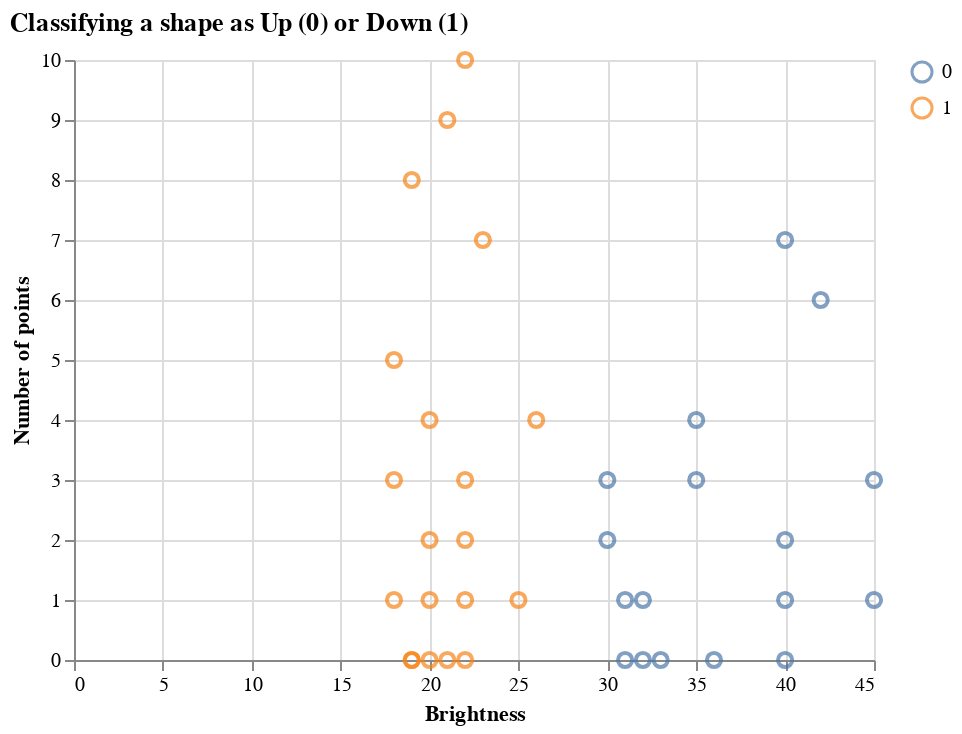

The notebook cell saved with this chart:
### Code cell
chart_trial

### Figure 1 — Vega-Lite specification as saved in the notebook (floating-point values rounded to 4 significant figures)
{"config": {"view": {"continuousWidth": 400, "continuousHeight": 300}, "title": {"anchor": "start"}}, "data": {"name": "data-6178a1bb67ad3b410e7b960d8294f685"}, "mark": {"type": "point", "size": 50}, "encoding": {"color": {"field": "up_down", "title": "", "type": "nominal"}, "x": {"field": "brightness", "title": "Brightness", "type": "quantitative"}, "y": {"field": "points", "title": "Number of points", "type": "quantitative"}}, "title": "Classifying a shape as Up (0) or Down (1)", "$schema": "https://vega.github.io/schema/vega-lite/v4.17.0.json", "datasets": {"data-6178a1bb67ad3b410e7b960d8294f685": [{"brightness": 19, "points": 0, "curve": 0, "up_down": 1}, {"brightness": 20, "points": 0, "curve": 0, "up_down": 1}, {"brightness": 21, "points": 0, "curve": 0, "up_down": 1}, {"brightness": 22, "points": 0, "curve": 0, "up_down": 1}, {"brightness": 22, "points": 3, "curve": 0, "up_down": 1}, {"brightness": 18, "points": 3, "curve": 0, "up_down": 1}, {"brightness": 18, "points": 1, "curve": 1, "up_down": 1}, {"brightness": 19, "points": 0, "curve": 0, "up_down": 1}, {"brightness": 20, "points": 1, "curve": 0, "up_down": 1}, {"brightness": 20, "points": 4, "curve": 0, "up_down": 1}, {"brightness": 20, "points": 2, "curve": 0, "up_down": 1}, {"brightness": 22, "points": 2, "curve": 0, "up_down": 1}, {"brightness": 25, "points": 1, "curve": 0, "up_down": 1}, {"brightness": 22, "points": 1, "curve": 0, "up_down": 1}, {"brightness": 18, "points": 5, "curve": 0, "up_down": 1}, {"brightness": 19, "points": 8, "curve": 0, "up_down": 1}, {"brightness": 21, "points": 9, "curve": 0, "up_down": 1}, {"brightness": 23, "points": 7, "curve": 0, "up_down": 1}, {"brightness": 22, "points": 10, "curve": 0, "up_down": 1}, {"brightness": 26, "points": 4, "curve": 0, "up_down": 1}, {"brightness": 30, "points": 3, "curve": 0, "up_down": 0}, {"brightness": 30, "points": 2, "curve": 0, "up_down": 0}, {"brightness": 45, "points": 1, "curve": 1, "up_down": 0}, {"brightness": 45, "points": 3, "curve": 1, "up_down": 0}, {"brightness": 40, "points": 1, "curve": 1, "up_down": 0}, {"brightness": 40, "points": 2, "curve": 1, "up_down": 0}, {"brightness": 36, "points": 0, "curve": 0, "up_down": 0}, {"brightness": 32, "points": 1, "curve": 0, "up_down": 0}, {"brightness": 40, "points": 0, "curve": 0, "up_down": 0}, {"brightness": 31, "points": 1, "curve": 0, "up_down": 0}, {"brightness": 35, "points": 3, "curve": 0, "up_down": 0}, {"brightness": 31, "points": 0, "curve": 0, "up_down": 0}, {"brightness": 32, "points": 0, "curve": 0, "up_down": 0}, {"brightness": 33, "points": 0, "curve": 0, "up_down": 0}, {"brightness": 40, "points": 7, "curve": 0, "up_down": 0}, {"brightness": 42, "points": 6, "curve": 0, "up_down": 0}, {"brightness": 35, "points": 4, "curve": 0, "up_down": 0}]}}
